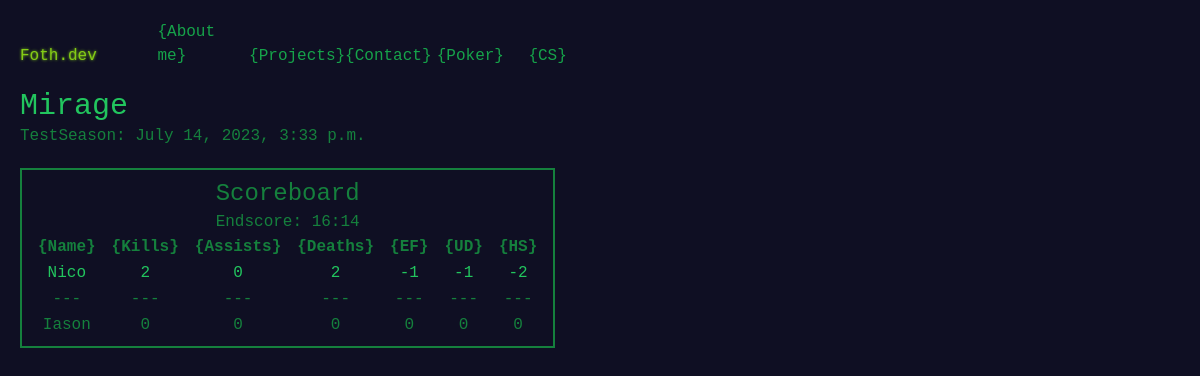
The page /cs/matches/1 on the database its author committed.
### csgo/models.py (models this page shows, shortened)
class CSMatch(models.Model):
    date = models.DateTimeField()
    season = models.ForeignKey(CSSeason, on_delete=models.CASCADE)
    map = models.ForeignKey(CSMap, on_delete=models.CASCADE)
    mode = models.ForeignKey(CSMode, on_delete=models.CASCADE)
    endstate = models.CharField(max_length=5)

class CSMap(models.Model):
    name = models.CharField(max_length=32, unique=True)
    def __str__(self):
        return f"{self.name}"

class CSSeason(models.Model):
    name = models.CharField(max_length=32)
    startDate = models.DateField()
    endDate = models.DateField()

class CSPlayerMatch(models.Model):
    player = models.ForeignKey(CSPlayer, on_delete=models.CASCADE)
    match = models.ForeignKey(CSMatch, on_delete=models.CASCADE)
    eloChange = models.FloatField(default=0)
    win = models.BooleanField(default=False)
    kills = models.IntegerField(default=0)
    deaths = models.IntegerField(default=0)
    assists = models.IntegerField(default=0)
    headshotKills = models.IntegerField(default=0)
    adr = models.IntegerField(default=0)
    mvps = models.IntegerField(default=0)
    enemiesFlashed = models.IntegerField(default=0)
    utilityDamage = models.IntegerField(default=0)
    class Meta:
        unique_together = ('player', 'match')

class CSPlayer(models.Model):
    steam_id = models.CharField(max_length=18, unique=True)
    name = models.CharField(max_length=32)

### csgo/views.py (the view)
# urls.py: path('matches/<str:match_id>', views.match_overview, name="cs_match_overview"),
def match_overview(request, match_id):
    match_object = CSMatch.objects.get(pk=match_id)
    match_players = CSPlayerMatch.objects.filter(match=match_object).select_related().order_by("kills")
    return render(request, "csgo/match_overview.html", {"match": match_object, "match_players": match_players})

### csgo/templates/csgo/match_overview.html
{% extends 'base.html' %}
{% load static %}
{% block content %}
<h1 class="text-3xl text-green-500">{{ match.map }}</h1>
<p class="text-green-700"><a href="{% url 'cs_season_overview' season_id=match.season.id %}">{{ match.season.name }}</a>: {{ match.date }}</p>
<div class="w-fit border-2 border-green-700 p-2 text-green-700 text-center my-5 overflow-auto">
  <h2 class="text-2xl text-green-700 text-center">Scoreboard</h2>
  <p class="text-center">Endscore: {{ match.endstate }}</p>
  <table class="text-center mx-auto">
    <thead>
      <tr>
        <th class="px-2">{Name}</th>
        <th class="px-2">{Kills}</th>
        <th class="px-2">{Assists}</th>
        <th class="px-2">{Deaths}</th>
        <th class="px-2">{EF}</th>
        <th class="px-2">{UD}</th>
        <th class="px-2">{HS}</th>
      </tr>
    </thead>
    <tbody>
    {% for player in match_players %}
    {% if player.win == 1 %}
      <tr class="text-green-500">
        <td class="px-2"><a href="{% url 'cs_player_profile' player_id=player.player.id %}">{{ player.player.name }}</a></td>
        <td class="px-2">{{ player.kills }}</td>
        <td class="px-2">{{ player.assists }}</td>
        <td class="px-2">{{ player.deaths }}</td>
        <td class="px-2">{{ player.enemiesFlashed }}</td>
        <td class="px-2">{{ player.utilityDamage }}</td>
        <td class="px-2">{{ player.headshotKills }}</td>
      </tr>
    {% endif %}
    {% endfor %}
    <tr>
        <td>---</td>
        <td>---</td>
        <td>---</td>
        <td>---</td>
        <td>---</td>
        <td>---</td>
        <td>---</td>
    </tr>
    {% for player in match_players %}
    {% if player.win == 0 %}
    <tr>
        <td class="px-2"><a href="{% url 'cs_player_profile' player_id=player.player.id %}">{{ player.player.name }}</a></td>
        <td class="px-2">{{ player.kills }}</td>
        <td class="px-2">{{ player.assists }}</td>
        <td class="px-2">{{ player.deaths }}</td>
        <td class="px-2">{{ player.enemiesFlashed }}</td>
        <td class="px-2">{{ player.utilityDamage }}</td>
        <td class="px-2">{{ player.headshotKills }}</td>
      </tr>
    {% endif %}
    {% endfor %}
    </tbody>
  </table>
</div>
{% endblock %}

### rows shown on the page
CSMatch: map "Mirage", season.name "TestSeason", date "July 14, 2023, 3:33 p.m.", endstate "16:14"
CSPlayerMatch: player.name "Nico", kills "2", assists "0", deaths "2", enemiesFlashed "-1", utilityDamage "-1", headshotKills "-2"
CSPlayerMatch: player.name "Iason", kills "0", assists "0", deaths "0", enemiesFlashed "0", utilityDamage "0", headshotKills "0"
